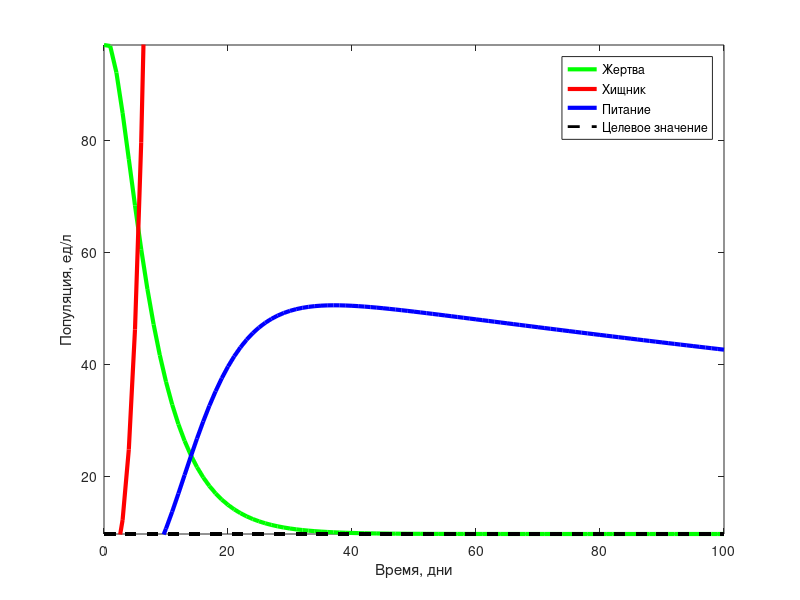

Write MATLAB code to recreate this figure. (Note: this script raises an error after producing the figure.)
clear;

%% Классический метод Рунге-Кутта четвертого порядка

N = 100; %интервал времени
h = 1; %шаг
M = 0:h:N; %сетка времени
x1 = zeros(1, length(M)); %массив популяции жертв
x2 = zeros(1, length(M)); %массив популяции хищников
alpha1 = zeros(1, length(M)); %массив значений питания
alpha1(1) = 0.06; %начальное значение питания
x1(1) = 97; %начальное значение жертв
x2(1) = 1; %начальное значение хищников
k = 0.1; %кратность увеличения жертв
xc = k * x1(1); %целевое значение
e2 = .01 * xc; %критерий достижения цели
U(1) = 0; %управление

%коэффициенты
T1 = 2.5;
T2 = 6;
alpha2 = 0.1;
beta1 = 0.03;
beta2 = 0.01;

%функции системы ДУ
f1 = @(alpha1,x1,x2) alpha1*x1 - beta1*x1*x2;
f2 = @(x1,x2) -alpha2*x2 + beta2*x1*x2;
dfdt = @(alpha1,x1,x2) - (xc / (T2*x1*x1)) * f1(alpha1,x1,x2) + beta1 * f2(x1,x2);
fi = @(x1,x2) -( (x1 - xc)/(T2*x1) ) + beta1*x2;
psi1 = @(alpha1,x1,x2) alpha1 - fi(x1,x2);
f3 = @(alpha1,x1,x2) -(psi1(alpha1,x1,x2) / T1) + dfdt(alpha1,x1,x2);

for n=1:length(M) - 1 
    k1 = f1(alpha1(n), x1(n), x2(n));
    q1 = f2(x1(n), x2(n));
    z1 = f3(alpha1(n), x1(n), x2(n));
    
    k2 = f1(alpha1(n) + h/2*z1, x1(n) + h/2*k1, x2(n) + h/2*q1);
    q2 = f2(x1(n) + h/2*k1, x2(n) + h/2*q1);
    z2 = f3(alpha1(n) + h/2*z1, x1(n) + h/2*k1, x2(n) + h/2*q1);
    
    k3 = f1(alpha1(n) + h/2*z2, x1(n) + h/2*k2, x2(n) + h/2*q2);
    q3 = f2(x1(n) + h/2*k2, x2(n) + h/2*q2);
    z3 = f3(alpha1(n) + h/2*z2, x1(n) + h/2*k2, x2(n) + h/2*q2);
    
    k4 = f1(alpha1(n) + h*z3, x1(n) + h*k3, x2(n) + h*q3);
    q4 = f2(x1(n) + h*k3, x2(n) + h*q3);
    z4 = f3(alpha1(n) + h*z3, x1(n) + h*k3, x2(n) + h*q3);

    x1(n+1) = x1(n) + h/6*(k1 + 2*k2 + 2*k3 + k4);
    x2(n+1) = x2(n) + h/6*(q1 + 2*q2 + 2*q3 + q4);
    alpha1(n + 1) = alpha1(n) + h/6*(z1 + 2*z2 + 2*z3 + z4);
end

plot(M, x1, 'g','Linewidth',3);
axis([0 N -inf inf]);
hold on;
plot(M, x2, 'r', 'Linewidth',3);
hold on;
plot(M, alpha1, 'b', 'Linewidth', 3);
hold on;
plot(M, ones(length(M)).*xc, '--k','Linewidth',2);
xlabel('Время, дни');
ylabel('Популяция, ед/л');
legend('Жертва', 'Хищник', 'Питание', 'Целевое значение', 'Location','best');
ax = gca;
ax.FontSize = 20;